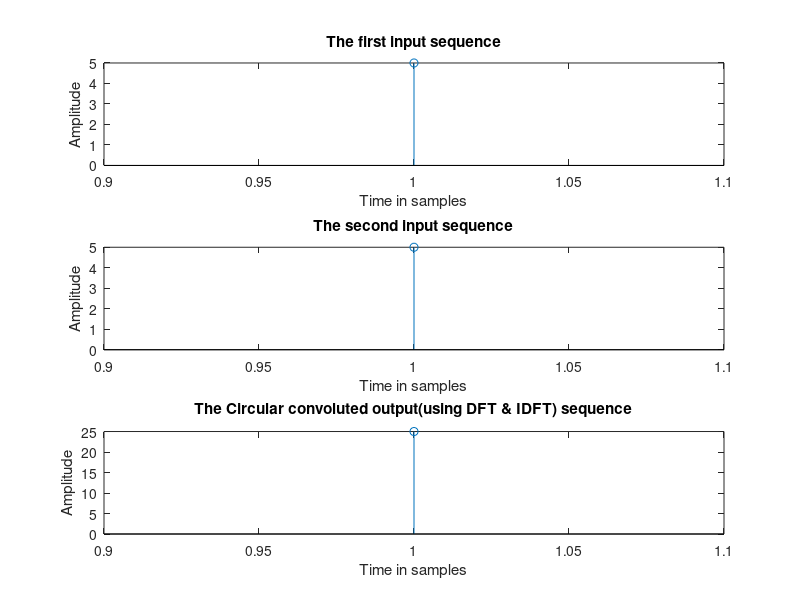

This figure's MATLAB source:
% Author : Vishwas K Singh
% E-mail : vishwasks32@gmail.com
% Description : Script to find circular convolution of two given sequences
%               using DFT and IDFT

% Prepare by clearing the screen
clc;clear all;close all;

% inputs: x[n], h[n]
xn = input('Enter the first sequence: '); % [1 1 0 1]
hn = input('Enter the second sequence: '); % [1 2 3 0] 

% Specifying the position of samples in each sequence
% To adjust for different length sequences
N1 = length(xn);
N2 = length(hn);
N = max(N1,N2);
xn = [xn, zeros(1,(N-N1))];
hn = [hn, zeros(1,(N-N2))];

% Compute DFT of both sequences
Xk = fft(xn);
Hk = fft(hn);

% Compute output and IDFT
Yk = Xk .* Hk;
yn = ifft(Yk);

% Note: The output of convolution is obtained as a double since fft is used
% to match the output with normal convolution program abs, uint8
% conversions are used
disp('The Circularly convoluted output(using DFT & IDFT) is: ');
disp(yn);

n = 1:N;

% Plot the input sequence 1
subplot(3,1,1);
stem(n,xn);
xlabel('Time in samples');
ylabel('Amplitude');
title('The first input sequence');

% Plot the input sequence 2
subplot(3,1,2);
stem(n,hn);
xlabel('Time in samples');
ylabel('Amplitude');
title('The second input sequence');

% Plot the output sequence
subplot(3,1,3);
stem(n,yn);
xlabel('Time in samples');
ylabel('Amplitude');
title('The Circular convoluted output(using DFT & IDFT) sequence');
